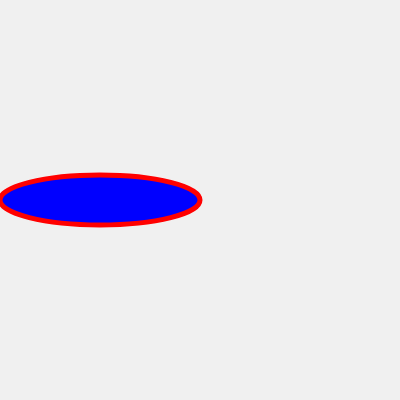
Frame 1 (no input)
Frame 60 (no input): identical to frame 1, image omitted
Frame 120 (the mouse pressed at the canvas centre since frame 60): identical to frame 1, image omitted

The p5.js sketch that drew this single still picture (run headless with seeded random() and noise() and a simulated clock; from frame 60 on, the mouse is pressed at the canvas centre):

// p5.js sketch
// ── sketch.js
// http://www.ac-grenoble.fr/disciplines/informatiquelycee/p5_base_a3.html
// Dessin d'une ellipse


function setup()
{
  createCanvas(400,400);
  background(240);
  stroke(255,0,0);  // couleur du contour
  strokeWeight(5); // épaisseur
  fill(0,0,255); // couleur de l'intérieur
  ellipse(100,200,200,50); // position, largeur, hauteur
}


function draw()
{

}
